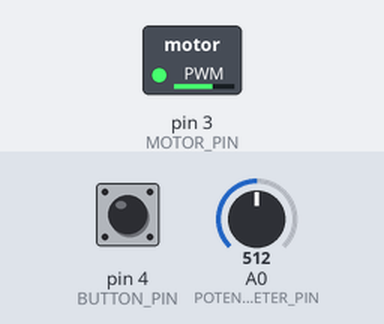
A sketch run on a simulated Arduino Uno, built with avr-gcc and run on an emulated ATmega328P. Parts: switched loads named in the sketch (green lamp = pin HIGH). The test bench sets the inputs (shaded band); at power-on: A0 (POTENTIOMETER_PIN) = 512, pin 4 (BUTTON_PIN) HIGH.

Above: at 1.2 s.
1.3 s: A0 (POTENTIOMETER_PIN) set to 716
At 2.1 s:
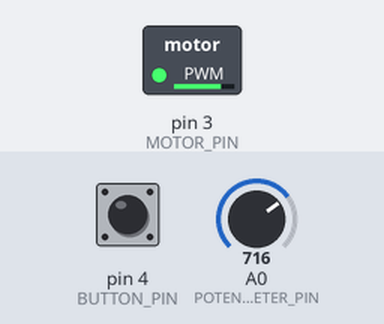
2.8 s: pin 4 (BUTTON_PIN) pulled LOW for 0.15 s
At 4.1 s:
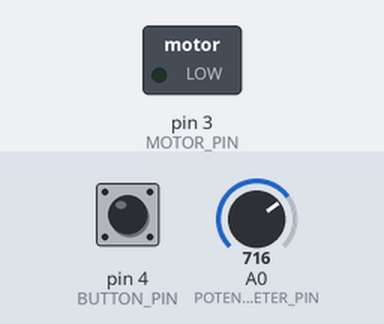
4.4 s: pin 4 (BUTTON_PIN) pulled LOW for 1 s
At 5.61 s:
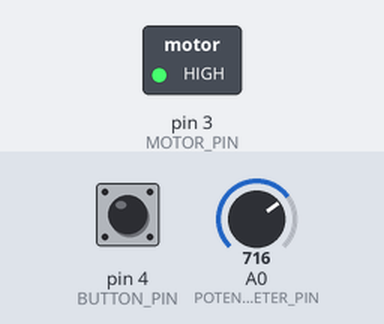
7.3 s: A0 (POTENTIOMETER_PIN) set to 306
At 8.3 s:
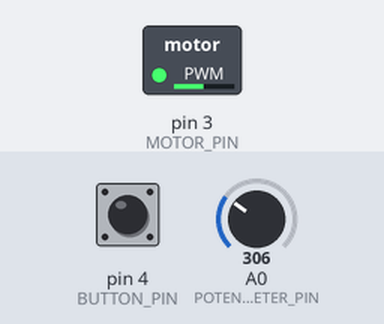
8.8 s: A0 (POTENTIOMETER_PIN) set to 511
At 9.6 s:
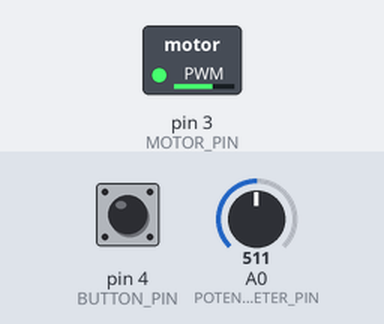
10.3 s: A0 (POTENTIOMETER_PIN) set to 1023
At 11.0 s:
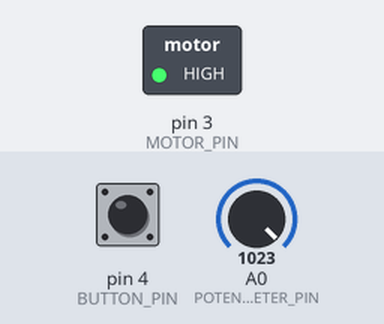
Timing chart, 0 to 12.8 s (numbered marks = the images above; inputs shaded):
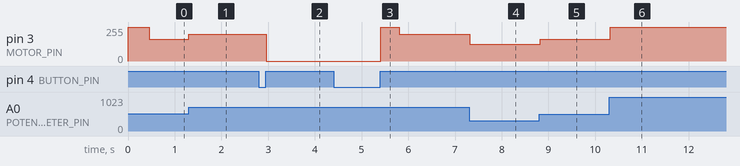

Measured:
- after the input at 1.3 s, pin 3 (MOTOR_PIN): 162/255 → 199/255 at once
- after the input at 2.8 s, pin 3 (MOTOR_PIN): 199/255 → 0/255 after 0.16 s
- after the input at 4.4 s, pin 3 (MOTOR_PIN): 0/255 → 255/255 after 1.0 s, → 199/255 0.40 s later
- after the input at 7.3 s, pin 3 (MOTOR_PIN): 199/255 → 125/255 at once
- after the input at 8.8 s, pin 3 (MOTOR_PIN): 125/255 → 162/255 at once
- after the input at 10.3 s, pin 3 (MOTOR_PIN): 162/255 → 255/255 at once

The sketch:

sketch_jan9a.ino
```cpp
/**
* Source code:
* https://www.italiantechproject.it/tutorial-arduino/motore-dc
*/
#define MOTOR_PIN 3
#define BUTTON_PIN 4
#define POTENTIOMETER_PIN A0
#define BOOT_TIME 400

bool enabled = false;
int lastEnableValue = LOW;
unsigned long startTime = 0;

void setup(){
  pinMode(MOTOR_PIN, OUTPUT);
  pinMode(BUTTON_PIN, INPUT_PULLUP);
}

void loop(){
  int enableValue = digitalRead(BUTTON_PIN);
  if(enableValue != lastEnableValue && enableValue == HIGH){
    if(!enabled){
      startTime = millis();
    }
    enabled = !enabled;
  }
  lastEnableValue = enableValue;

  if(enabled){
    if((millis()-startTime) > BOOT_TIME){
      int motorSpeed = map(analogRead(POTENTIOMETER_PIN), 0, 1023, 70, 255);
      analogWrite(MOTOR_PIN, motorSpeed);
    }else{
      analogWrite(MOTOR_PIN, 255);
    }
  }else{
    analogWrite(MOTOR_PIN, 0);
  }
  delay(50);
}
```
